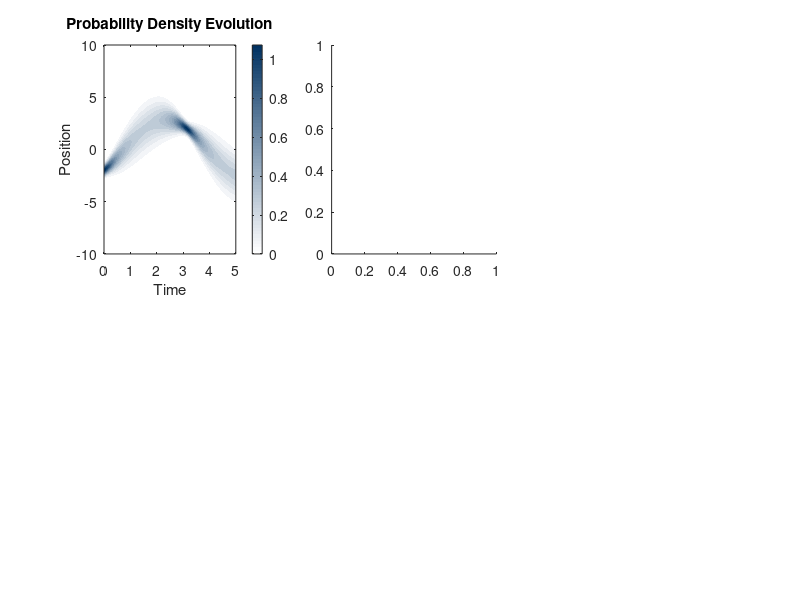

Recreate this plot in MATLAB. (Note: this script raises an error after producing the figure.)
function results = schrodinger_solver(varargin)
% SCHRODINGER_SOLVER Advanced numerical solver for the time-dependent Schrödinger equation
%
% Comprehensive MATLAB implementation for solving the time-dependent 
% Schrödinger equation using various numerical methods including split-operator,
% Crank-Nicolson, and spectral methods with Berkeley-styled visualizations.
%
% Key Features:
% - Multiple numerical integration schemes
% - 1D, 2D, and 3D potential support
% - Wavepacket evolution and tunneling analysis
% - Energy eigenstate computation
% - Advanced visualization with Berkeley color scheme
%
% Applications:
% - Quantum tunneling studies
% - Harmonic oscillator dynamics  
% - Potential barrier transmission
% - Wavepacket spreading analysis
% - Quantum state evolution
%
% Author: Dr. Meshal Alawein (meshal@berkeley.edu)
% Institution: University of California, Berkeley
% Created: 2025
% License: MIT
%
% Copyright © 2025 Dr. Meshal Alawein — All rights reserved.

    % Parse input arguments
    p = inputParser;
    addParameter(p, 'method', 'split_operator', @ischar);
    addParameter(p, 'potential', 'harmonic', @ischar);
    addParameter(p, 'x_domain', [-10, 10], @isnumeric);
    addParameter(p, 'nx', 512, @isnumeric);
    addParameter(p, 'dt', 0.01, @isnumeric);
    addParameter(p, 'tmax', 5.0, @isnumeric);
    addParameter(p, 'mass', 1.0, @isnumeric);
    addParameter(p, 'hbar', 1.0, @isnumeric);
    addParameter(p, 'initial_state', 'gaussian', @ischar);
    addParameter(p, 'visualize', true, @islogical);
    addParameter(p, 'save_animation', false, @islogical);
    
    parse(p, varargin{:});
    params = p.Results;
    
    % Display banner
    fprintf('\n=== Berkeley Quantum Physics: Schrödinger Equation Solver ===\n');
    fprintf('Method: %s\n', params.method);
    fprintf('Potential: %s\n', params.potential);
    fprintf('Grid points: %d\n', params.nx);
    fprintf('Time step: %.4f\n', params.dt);
    fprintf('Total time: %.2f\n', params.tmax);
    fprintf('========================================================\n\n');
    
    % Setup spatial grid
    x = linspace(params.x_domain(1), params.x_domain(2), params.nx);
    dx = x(2) - x(1);
    
    % Setup time grid
    t = 0:params.dt:params.tmax;
    nt = length(t);
    
    % Define potential function
    V = create_potential(x, params.potential);
    
    % Create initial wavefunction
    psi0 = create_initial_state(x, params.initial_state);
    
    % Normalize initial state
    psi0 = psi0 / sqrt(trapz(x, abs(psi0).^2));
    
    % Choose numerical method
    switch lower(params.method)
        case 'split_operator'
            [psi_t, E_t, norm_t] = solve_split_operator(psi0, x, t, V, params);
        case 'crank_nicolson'
            [psi_t, E_t, norm_t] = solve_crank_nicolson(psi0, x, t, V, params);
        case 'runge_kutta'
            [psi_t, E_t, norm_t] = solve_runge_kutta(psi0, x, t, V, params);
        case 'spectral'
            [psi_t, E_t, norm_t] = solve_spectral(psi0, x, t, V, params);
        otherwise
            error('Unknown method: %s', params.method);
    end
    
    % Calculate additional observables
    x_expect = calculate_position_expectation(psi_t, x);
    p_expect = calculate_momentum_expectation(psi_t, x, params.hbar);
    sigma_x = calculate_position_uncertainty(psi_t, x);
    sigma_p = calculate_momentum_uncertainty(psi_t, x, params.hbar);
    
    % Package results
    results = struct();
    results.x = x;
    results.t = t;
    results.psi = psi_t;
    results.V = V;
    results.energy = E_t;
    results.norm = norm_t;
    results.x_expect = x_expect;
    results.p_expect = p_expect;
    results.sigma_x = sigma_x;
    results.sigma_p = sigma_p;
    results.params = params;
    
    % Visualization
    if params.visualize
        visualize_results(results);
    end
    
    % Save animation if requested
    if params.save_animation
        create_animation(results);
    end
    
    fprintf('Schrödinger equation solved successfully!\n');
    fprintf('Final norm: %.6f\n', norm_t(end));
    fprintf('Energy conservation: %.2e\n', std(E_t)/mean(abs(E_t)));
    
end

function V = create_potential(x, potential_type)
% Create potential energy function

    switch lower(potential_type)
        case 'harmonic'
            % Harmonic oscillator: V(x) = (1/2) * m * omega^2 * x^2
            omega = 1.0;
            V = 0.5 * omega^2 * x.^2;
            
        case 'double_well'
            % Double well potential
            a = 2.0;
            b = 1.0;
            V = -a * x.^2 + b * x.^4;
            
        case 'barrier'
            % Potential barrier
            V = zeros(size(x));
            barrier_height = 2.0;
            barrier_width = 1.0;
            V(abs(x) < barrier_width/2) = barrier_height;
            
        case 'step'
            % Potential step
            V = zeros(size(x));
            step_height = 1.0;
            V(x > 0) = step_height;
            
        case 'coulomb'
            % Coulomb potential (regularized)
            Z = 1.0;
            epsilon = 0.1;  % Regularization parameter
            V = -Z ./ sqrt(x.^2 + epsilon^2);
            
        case 'morse'
            % Morse potential
            D = 1.0;
            alpha = 1.0;
            x0 = 0.0;
            V = D * (1 - exp(-alpha * (x - x0))).^2 - D;
            
        case 'free'
            % Free particle
            V = zeros(size(x));
            
        otherwise
            error('Unknown potential type: %s', potential_type);
    end
end

function psi0 = create_initial_state(x, state_type)
% Create initial wavefunction

    switch lower(state_type)
        case 'gaussian'
            % Gaussian wavepacket
            x0 = -2.0;
            sigma = 0.5;
            k0 = 2.0;
            psi0 = exp(-(x - x0).^2 / (2 * sigma^2)) .* exp(1i * k0 * (x - x0));
            
        case 'coherent'
            % Coherent state for harmonic oscillator
            x0 = 1.0;
            p0 = 1.0;
            psi0 = exp(-(x - x0).^2 / 2) .* exp(1i * p0 * x);
            
        case 'ground_state'
            % Ground state of harmonic oscillator
            psi0 = exp(-x.^2 / 2);
            
        case 'excited_state'
            % First excited state of harmonic oscillator
            psi0 = sqrt(2) * x .* exp(-x.^2 / 2);
            
        case 'plane_wave'
            % Plane wave
            k0 = 1.0;
            psi0 = exp(1i * k0 * x);
            
        case 'soliton'
            % Soliton-like initial condition
            a = 1.0;
            x0 = 0.0;
            psi0 = sech(a * (x - x0));
            
        otherwise
            error('Unknown initial state type: %s', state_type);
    end
    
    % Ensure it's a complex array
    if isreal(psi0)
        psi0 = complex(psi0);
    end
end

function [psi_t, E_t, norm_t] = solve_split_operator(psi0, x, t, V, params)
% Split-operator method (most accurate for most problems)

    nx = length(x);
    nt = length(t);
    dx = x(2) - x(1);
    dt = params.dt;
    
    % Initialize arrays
    psi_t = zeros(nx, nt);
    psi_t(:, 1) = psi0;
    
    % Momentum space grid
    dk = 2*pi / (nx * dx);
    k = [0:nx/2-1, -nx/2:-1] * dk;
    
    % Kinetic energy operator in momentum space
    T_k = params.hbar^2 * k.^2 / (2 * params.mass);
    
    % Evolution operators
    U_T = exp(-1i * T_k * dt / (2 * params.hbar));
    U_V = exp(-1i * V * dt / params.hbar);
    
    % Time evolution
    psi = psi0;
    for n = 2:nt
        % Step 1: Half kinetic energy evolution in momentum space
        psi_k = fft(psi);
        psi_k = psi_k .* U_T;
        psi = ifft(psi_k);
        
        % Step 2: Full potential energy evolution in position space
        psi = psi .* U_V;
        
        % Step 3: Second half kinetic energy evolution
        psi_k = fft(psi);
        psi_k = psi_k .* U_T;
        psi = ifft(psi_k);
        
        psi_t(:, n) = psi;
    end
    
    % Calculate observables
    E_t = zeros(nt, 1);
    norm_t = zeros(nt, 1);
    
    for n = 1:nt
        psi = psi_t(:, n);
        norm_t(n) = trapz(x, abs(psi).^2);
        E_t(n) = calculate_energy(psi, x, V, params);
    end
end

function [psi_t, E_t, norm_t] = solve_crank_nicolson(psi0, x, t, V, params)
% Crank-Nicolson method (implicit, unconditionally stable)

    nx = length(x);
    nt = length(t);
    dx = x(2) - x(1);
    dt = params.dt;
    
    % Initialize arrays
    psi_t = zeros(nx, nt);
    psi_t(:, 1) = psi0;
    
    % Build Hamiltonian matrix
    H = build_hamiltonian_matrix(x, V, params);
    
    % Crank-Nicolson matrices
    I = eye(nx);
    alpha = 1i * dt / (2 * params.hbar);
    A = I + alpha * H;
    B = I - alpha * H;
    
    % Apply boundary conditions (zero at boundaries)
    A(1, :) = 0; A(1, 1) = 1;
    A(end, :) = 0; A(end, end) = 1;
    B(1, :) = 0; B(1, 1) = 1;
    B(end, :) = 0; B(end, end) = 1;
    
    % Pre-compute LU decomposition for efficiency
    [L, U, P] = lu(A);
    
    % Time evolution
    psi = psi0;
    for n = 2:nt
        b = B * psi;
        b(1) = 0;
        b(end) = 0;
        
        % Solve linear system
        y = L \ (P * b);
        psi = U \ y;
        
        psi_t(:, n) = psi;
    end
    
    % Calculate observables
    E_t = zeros(nt, 1);
    norm_t = zeros(nt, 1);
    
    for n = 1:nt
        psi = psi_t(:, n);
        norm_t(n) = trapz(x, abs(psi).^2);
        E_t(n) = calculate_energy(psi, x, V, params);
    end
end

function [psi_t, E_t, norm_t] = solve_runge_kutta(psi0, x, t, V, params)
% Fourth-order Runge-Kutta method

    nx = length(x);
    nt = length(t);
    dt = params.dt;
    
    % Initialize arrays
    psi_t = zeros(nx, nt);
    psi_t(:, 1) = psi0;
    
    % Build Hamiltonian matrix
    H = build_hamiltonian_matrix(x, V, params);
    
    % Time evolution using RK4
    psi = psi0;
    for n = 2:nt
        k1 = -1i * H * psi / params.hbar;
        k2 = -1i * H * (psi + dt*k1/2) / params.hbar;
        k3 = -1i * H * (psi + dt*k2/2) / params.hbar;
        k4 = -1i * H * (psi + dt*k3) / params.hbar;
        
        psi = psi + dt * (k1 + 2*k2 + 2*k3 + k4) / 6;
        
        % Apply boundary conditions
        psi(1) = 0;
        psi(end) = 0;
        
        psi_t(:, n) = psi;
    end
    
    % Calculate observables
    E_t = zeros(nt, 1);
    norm_t = zeros(nt, 1);
    
    for n = 1:nt
        psi = psi_t(:, n);
        norm_t(n) = trapz(x, abs(psi).^2);
        E_t(n) = calculate_energy(psi, x, V, params);
    end
end

function [psi_t, E_t, norm_t] = solve_spectral(psi0, x, t, V, params)
% Spectral method using eigenfunction expansion

    % Find energy eigenstates
    H = build_hamiltonian_matrix(x, V, params);
    [eigenvecs, eigenvals] = eig(H);
    eigenvals = diag(eigenvals);
    
    % Sort by energy
    [eigenvals, idx] = sort(real(eigenvals));
    eigenvecs = eigenvecs(:, idx);
    
    % Project initial state onto eigenstates
    coeffs = eigenvecs' * psi0;
    
    % Time evolution
    nt = length(t);
    psi_t = zeros(length(x), nt);
    
    for n = 1:nt
        time_factors = exp(-1i * eigenvals * t(n) / params.hbar);
        psi_t(:, n) = eigenvecs * (coeffs .* time_factors);
    end
    
    % Calculate observables
    E_t = zeros(nt, 1);
    norm_t = zeros(nt, 1);
    
    for n = 1:nt
        psi = psi_t(:, n);
        norm_t(n) = trapz(x, abs(psi).^2);
        E_t(n) = calculate_energy(psi, x, V, params);
    end
end

function H = build_hamiltonian_matrix(x, V, params)
% Build Hamiltonian matrix using finite differences

    nx = length(x);
    dx = x(2) - x(1);
    
    % Kinetic energy matrix (second derivative)
    e = ones(nx, 1);
    T = -params.hbar^2 / (2 * params.mass * dx^2) * ...
        spdiags([e -2*e e], -1:1, nx, nx);
    
    % Potential energy matrix (diagonal)
    V_matrix = spdiags(V(:), 0, nx, nx);
    
    % Total Hamiltonian
    H = T + V_matrix;
    
    % Apply boundary conditions (infinite walls)
    H(1, :) = 0; H(1, 1) = 1e10;
    H(end, :) = 0; H(end, end) = 1e10;
end

function E = calculate_energy(psi, x, V, params)
% Calculate total energy expectation value

    dx = x(2) - x(1);
    
    % Kinetic energy: <T> = -ℏ²/(2m) ∫ ψ* d²ψ/dx²
    d2psi_dx2 = gradient(gradient(psi, dx), dx);
    T = -params.hbar^2 / (2 * params.mass) * ...
        real(trapz(x, conj(psi) .* d2psi_dx2));
    
    % Potential energy: <V> = ∫ ψ* V ψ
    U = real(trapz(x, conj(psi) .* V(:) .* psi));
    
    E = T + U;
end

function x_exp = calculate_position_expectation(psi_t, x)
% Calculate position expectation value over time

    nt = size(psi_t, 2);
    x_exp = zeros(nt, 1);
    
    for n = 1:nt
        psi = psi_t(:, n);
        x_exp(n) = real(trapz(x, conj(psi) .* x(:) .* psi));
    end
end

function p_exp = calculate_momentum_expectation(psi_t, x, hbar)
% Calculate momentum expectation value over time

    nt = size(psi_t, 2);
    p_exp = zeros(nt, 1);
    dx = x(2) - x(1);
    
    for n = 1:nt
        psi = psi_t(:, n);
        dpsi_dx = gradient(psi, dx);
        p_exp(n) = real(-1i * hbar * trapz(x, conj(psi) .* dpsi_dx));
    end
end

function sigma_x = calculate_position_uncertainty(psi_t, x)
% Calculate position uncertainty over time

    nt = size(psi_t, 2);
    sigma_x = zeros(nt, 1);
    
    for n = 1:nt
        psi = psi_t(:, n);
        x_exp = real(trapz(x, conj(psi) .* x(:) .* psi));
        x2_exp = real(trapz(x, conj(psi) .* x(:).^2 .* psi));
        sigma_x(n) = sqrt(x2_exp - x_exp^2);
    end
end

function sigma_p = calculate_momentum_uncertainty(psi_t, x, hbar)
% Calculate momentum uncertainty over time

    nt = size(psi_t, 2);
    sigma_p = zeros(nt, 1);
    dx = x(2) - x(1);
    
    for n = 1:nt
        psi = psi_t(:, n);
        dpsi_dx = gradient(psi, dx);
        
        % <p>
        p_exp = real(-1i * hbar * trapz(x, conj(psi) .* dpsi_dx));
        
        % <p²>
        d2psi_dx2 = gradient(dpsi_dx, dx);
        p2_exp = real(-hbar^2 * trapz(x, conj(psi) .* d2psi_dx2));
        
        sigma_p(n) = sqrt(p2_exp - p_exp^2);
    end
end

function visualize_results(results)
% Create comprehensive visualization using Berkeley colors

    % Berkeley color scheme
    berkeley_blue = [0.0039, 0.1961, 0.3843];
    california_gold = [1.0000, 0.7020, 0.0000];
    founders_rock = [0.2000, 0.2941, 0.3686];
    medalist = [0.7176, 0.5451, 0.0902];
    
    figure('Position', [100, 100, 1400, 900]);
    
    % Subplot 1: Wavefunction evolution
    subplot(2, 3, 1);
    [T, X] = meshgrid(results.t, results.x);
    prob_density = abs(results.psi).^2;
    
    contourf(T, X, prob_density, 20, 'LineStyle', 'none');
    colormap(gca, [linspace(1, berkeley_blue(1), 64)', ...
                   linspace(1, berkeley_blue(2), 64)', ...
                   linspace(1, berkeley_blue(3), 64)']);
    colorbar;
    xlabel('Time');
    ylabel('Position');
    title('Probability Density Evolution');
    
    % Subplot 2: Potential and initial state
    subplot(2, 3, 2);
    yyaxis left;
    plot(results.x, results.V, 'LineWidth', 2, 'Color', founders_rock);
    ylabel('Potential Energy');
    
    yyaxis right;
    plot(results.x, abs(results.psi(:, 1)).^2, 'LineWidth', 2, 'Color', california_gold);
    ylabel('Initial Probability Density');
    xlabel('Position');
    title('Potential and Initial State');
    
    % Subplot 3: Energy conservation
    subplot(2, 3, 3);
    plot(results.t, results.energy, 'LineWidth', 2, 'Color', berkeley_blue);
    xlabel('Time');
    ylabel('Total Energy');
    title('Energy Conservation');
    grid on;
    
    % Subplot 4: Norm conservation
    subplot(2, 3, 4);
    plot(results.t, results.norm, 'LineWidth', 2, 'Color', medalist);
    xlabel('Time');
    ylabel('Norm');
    title('Probability Conservation');
    grid on;
    
    % Subplot 5: Position expectation and uncertainty
    subplot(2, 3, 5);
    yyaxis left;
    plot(results.t, results.x_expect, 'LineWidth', 2, 'Color', berkeley_blue);
    ylabel('⟨x⟩');
    
    yyaxis right;
    plot(results.t, results.sigma_x, 'LineWidth', 2, 'Color', california_gold);
    ylabel('σₓ');
    xlabel('Time');
    title('Position Statistics');
    
    % Subplot 6: Momentum expectation and uncertainty
    subplot(2, 3, 6);
    yyaxis left;
    plot(results.t, results.p_expect, 'LineWidth', 2, 'Color', founders_rock);
    ylabel('⟨p⟩');
    
    yyaxis right;
    plot(results.t, results.sigma_p, 'LineWidth', 2, 'Color', medalist);
    ylabel('σₚ');
    xlabel('Time');
    title('Momentum Statistics');
    
    sgtitle('Schrödinger Equation Solution Analysis', 'FontSize', 16, 'FontWeight', 'bold');
    
    % Print final statistics
    fprintf('=== Final Statistics ===\n');
    fprintf('Final norm: %.6f\n', results.norm(end));
    fprintf('Energy conservation error: %.2e\n', std(results.energy)/mean(abs(results.energy)));
    fprintf('Final position: %.4f\n', results.x_expect(end));
    fprintf('Final momentum: %.4f\n', results.p_expect(end));
    fprintf('Position uncertainty: %.4f\n', results.sigma_x(end));
    fprintf('Momentum uncertainty: %.4f\n', results.sigma_p(end));
    fprintf('Uncertainty product: %.4f\n', results.sigma_x(end) * results.sigma_p(end));
    fprintf('Heisenberg limit (ℏ/2): %.4f\n', results.params.hbar/2);
end

function create_animation(results)
% Create animated visualization

    berkeley_blue = [0.0039, 0.1961, 0.3843];
    california_gold = [1.0000, 0.7020, 0.0000];
    
    figure('Position', [200, 200, 800, 600]);
    
    % Get maximum values for consistent scaling
    max_prob = max(abs(results.psi(:)).^2);
    max_V = max(results.V);
    min_V = min(results.V);
    
    % Animation parameters
    skip_frames = max(1, floor(length(results.t) / 100));  % Show ~100 frames max
    
    for n = 1:skip_frames:length(results.t)
        clf;
        
        % Main plot: wavefunction and potential
        subplot(2, 1, 1);
        
        % Potential
        yyaxis right;
        plot(results.x, results.V, 'LineWidth', 2, 'Color', [0.5, 0.5, 0.5]);
        ylabel('Potential Energy');
        ylim([min_V - 0.1*abs(min_V), max_V + 0.1*max_V]);
        
        % Wavefunction
        yyaxis left;
        plot(results.x, real(results.psi(:, n)), '--', 'LineWidth', 1.5, 'Color', berkeley_blue);
        hold on;
        plot(results.x, imag(results.psi(:, n)), ':', 'LineWidth', 1.5, 'Color', california_gold);
        plot(results.x, abs(results.psi(:, n)).^2, 'LineWidth', 2, 'Color', 'red');
        ylabel('Wavefunction');
        ylim([0, max_prob * 1.1]);
        
        legend('Re[ψ]', 'Im[ψ]', '|ψ|²', 'V(x)', 'Location', 'best');
        title(sprintf('Time Evolution: t = %.3f', results.t(n)));
        xlabel('Position');
        grid on;
        
        % Subplot: observables
        subplot(2, 1, 2);
        plot(results.t(1:n), results.x_expect(1:n), 'LineWidth', 2, 'Color', berkeley_blue);
        hold on;
        plot(results.t(1:n), results.p_expect(1:n), 'LineWidth', 2, 'Color', california_gold);
        xlabel('Time');
        ylabel('Expectation Values');
        legend('⟨x⟩', '⟨p⟩');
        grid on;
        xlim([results.t(1), results.t(end)]);
        
        drawnow;
        pause(0.05);
    end
    
    fprintf('Animation completed!\n');
end